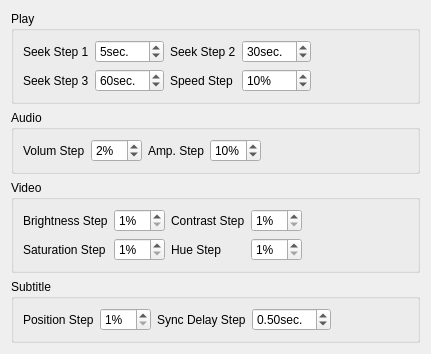
           <widget class="QWidget" name="widget_7">
            <attribute name="title">
             <string>Control Step</string>
            </attribute>
            <layout class="QVBoxLayout" name="verticalLayout_21">
             <item>
              <widget class="QGroupBox" name="groupBox_2">
               <property name="title">
                <string>Play</string>
               </property>
               <layout class="QGridLayout" name="gridLayout">
                <item row="0" column="0">
                 <widget class="QLabel" name="label_15">
                  <property name="text">
                   <string>Seek Step 1</string>
                  </property>
                  <property name="alignment">
                   <set>Qt::AlignLeading|Qt::AlignLeft|Qt::AlignVCenter</set>
                  </property>
                 </widget>
                </item>
                <item row="0" column="1">
                 <widget class="QSpinBox" name="seek1">
                  <property name="suffix">
                   <string>sec.</string>
                  </property>
                  <property name="minimum">
                   <number>1</number>
                  </property>
                  <property name="maximum">
                   <number>300</number>
                  </property>
                  <property name="value">
                   <number>5</number>
                  </property>
                 </widget>
                </item>
                <item row="0" column="2">
                 <widget class="QLabel" name="label_16">
                  <property name="text">
                   <string>Seek Step 2</string>
                  </property>
                  <property name="alignment">
                   <set>Qt::AlignLeading|Qt::AlignLeft|Qt::AlignVCenter</set>
                  </property>
                 </widget>
                </item>
                <item row="0" column="3">
                 <widget class="QSpinBox" name="seek2">
                  <property name="suffix">
                   <string>sec.</string>
                  </property>
                  <property name="minimum">
                   <number>1</number>
                  </property>
                  <property name="maximum">
                   <number>600</number>
                  </property>
                  <property name="value">
                   <number>30</number>
                  </property>
                 </widget>
                </item>
                <item row="0" column="4">
                 <spacer name="horizontalSpacer">
                  <property name="orientation">
                   <enum>Qt::Horizontal</enum>
                  </property>
                  <property name="sizeHint" stdset="0">
                   <size>
                    <width>0</width>
                    <height>0</height>
                   </size>
                  </property>
                 </spacer>
                </item>
                <item row="1" column="0">
                 <widget class="QLabel" name="label_17">
                  <property name="text">
                   <string>Seek Step 3</string>
                  </property>
                 </widget>
                </item>
                <item row="1" column="1">
                 <widget class="QSpinBox" name="seek3">
                  <property name="suffix">
                   <string>sec.</string>
                  </property>
                  <property name="minimum">
                   <number>1</number>
                  </property>
                  <property name="maximum">
                   <number>600</number>
                  </property>
                  <property name="value">
                   <number>60</number>
                  </property>
                 </widget>
                </item>
                <item row="1" column="2">
                 <widget class="QLabel" name="label_9">
                  <property name="text">
                   <string>Speed Step</string>
                  </property>
                 </widget>
                </item>
                <item row="1" column="3">
                 <widget class="QSpinBox" name="speed">
                  <property name="suffix">
                   <string>%</string>
                  </property>
                  <property name="minimum">
                   <number>1</number>
                  </property>
                  <property name="value">
                   <number>10</number>
                  </property>
                 </widget>
                </item>
                <item row="1" column="4">
                 <spacer name="horizontalSpacer_4">
                  <property name="orientation">
                   <enum>Qt::Horizontal</enum>
                  </property>
                  <property name="sizeHint" stdset="0">
                   <size>
                    <width>0</width>
                    <height>0</height>
                   </size>
                  </property>
                 </spacer>
                </item>
               </layout>
              </widget>
             </item>
             <item>
              <widget class="QGroupBox" name="groupBox_11">
               <property name="title">
                <string>Audio</string>
               </property>
               <layout class="QGridLayout" name="gridLayout_2">
                <item row="0" column="0">
                 <widget class="QLabel" name="label_18">
                  <property name="text">
                   <string>Volum Step</string>
                  </property>
                  <property name="alignment">
                   <set>Qt::AlignLeading|Qt::AlignLeft|Qt::AlignVCenter</set>
                  </property>
                 </widget>
                </item>
                <item row="0" column="1">
                 <widget class="QSpinBox" name="volume">
                  <property name="suffix">
                   <string>%</string>
                  </property>
                  <property name="minimum">
                   <number>1</number>
                  </property>
                  <property name="maximum">
                   <number>50</number>
                  </property>
                  <property name="value">
                   <number>2</number>
                  </property>
                 </widget>
                </item>
                <item row="0" column="2">
                 <widget class="QLabel" name="label_19">
                  <property name="text">
                   <string>Amp. Step</string>
                  </property>
                  <property name="alignment">
                   <set>Qt::AlignLeading|Qt::AlignLeft|Qt::AlignVCenter</set>
                  </property>
                 </widget>
                </item>
                <item row="0" column="3">
                 <widget class="QSpinBox" name="amp">
                  <property name="suffix">
                   <string>%</string>
                  </property>
                  <property name="minimum">
                   <number>1</number>
                  </property>
                  <property name="maximum">
                   <number>50</number>
                  </property>
                  <property name="value">
                   <number>10</number>
                  </property>
                 </widget>
                </item>
                <item row="0" column="4">
                 <spacer name="horizontalSpacer_2">
                  <property name="orientation">
                   <enum>Qt::Horizontal</enum>
                  </property>
                  <property name="sizeHint" stdset="0">
                   <size>
                    <width>0</width>
                    <height>0</height>
                   </size>
                  </property>
                 </spacer>
                </item>
               </layout>
              </widget>
             </item>
             <item>
              <widget class="QGroupBox" name="groupBox_13">
               <property name="title">
                <string>Video</string>
               </property>
               <layout class="QGridLayout" name="gridLayout_4">
                <item row="0" column="0">
                 <widget class="QLabel" name="label_12">
                  <property name="text">
                   <string>Brightness Step</string>
                  </property>
                 </widget>
                </item>
                <item row="0" column="1">
                 <widget class="QSpinBox" name="spinBox">
                  <property name="suffix">
                   <string>%</string>
                  </property>
                  <property name="minimum">
                   <number>1</number>
                  </property>
                  <property name="value">
                   <number>1</number>
                  </property>
                 </widget>
                </item>
                <item row="0" column="2">
                 <widget class="QLabel" name="label_14">
                  <property name="text">
                   <string>Contrast Step</string>
                  </property>
                 </widget>
                </item>
                <item row="0" column="3">
                 <widget class="QSpinBox" name="spinBox_3">
                  <property name="suffix">
                   <string>%</string>
                  </property>
                  <property name="minimum">
                   <number>1</number>
                  </property>
                  <property name="value">
                   <number>1</number>
                  </property>
                 </widget>
                </item>
                <item row="0" column="4">
                 <spacer name="horizontalSpacer_5">
                  <property name="orientation">
                   <enum>Qt::Horizontal</enum>
                  </property>
                  <property name="sizeHint" stdset="0">
                   <size>
                    <width>106</width>
                    <height>0</height>
                   </size>
                  </property>
                 </spacer>
                </item>
                <item row="1" column="0">
                 <widget class="QLabel" name="label_13">
                  <property name="text">
                   <string>Saturation Step</string>
                  </property>
                 </widget>
                </item>
                <item row="1" column="1">
                 <widget class="QSpinBox" name="spinBox_2">
                  <property name="suffix">
                   <string>%</string>
                  </property>
                  <property name="minimum">
                   <number>1</number>
                  </property>
                  <property name="value">
                   <number>1</number>
                  </property>
                 </widget>
                </item>
                <item row="1" column="2">
                 <widget class="QLabel" name="label_20">
                  <property name="text">
                   <string>Hue Step</string>
                  </property>
                 </widget>
                </item>
                <item row="1" column="3">
                 <widget class="QSpinBox" name="spinBox_4">
                  <property name="suffix">
                   <string>%</string>
                  </property>
                  <property name="minimum">
                   <number>1</number>
                  </property>
                  <property name="value">
                   <number>1</number>
                  </property>
                 </widget>
                </item>
                <item row="1" column="4">
                 <spacer name="horizontalSpacer_6">
                  <property name="orientation">
                   <enum>Qt::Horizontal</enum>
                  </property>
                  <property name="sizeHint" stdset="0">
                   <size>
                    <width>106</width>
                    <height>0</height>
                   </size>
                  </property>
                 </spacer>
                </item>
               </layout>
              </widget>
             </item>
             <item>
              <widget class="QGroupBox" name="groupBox_12">
               <property name="title">
                <string>Subtitle</string>
               </property>
               <layout class="QGridLayout" name="gridLayout_3">
                <item row="0" column="0">
                 <widget class="QLabel" name="label_10">
                  <property name="text">
                   <string>Position Step</string>
                  </property>
                 </widget>
                </item>
                <item row="0" column="1">
                 <widget class="QSpinBox" name="subPos">
                  <property name="suffix">
                   <string>%</string>
                  </property>
                  <property name="minimum">
                   <number>1</number>
                  </property>
                  <property name="value">
                   <number>1</number>
                  </property>
                 </widget>
                </item>
                <item row="0" column="2">
                 <widget class="QLabel" name="label_11">
                  <property name="text">
                   <string>Sync Delay Step</string>
                  </property>
                 </widget>
                </item>
                <item row="0" column="4">
                 <spacer name="horizontalSpacer_3">
                  <property name="orientation">
                   <enum>Qt::Horizontal</enum>
                  </property>
                  <property name="sizeHint" stdset="0">
                   <size>
                    <width>0</width>
                    <height>0</height>
                   </size>
                  </property>
                 </spacer>
                </item>
                <item row="0" column="3">
                 <widget class="QDoubleSpinBox" name="sync">
                  <property name="suffix">
                   <string>sec.</string>
                  </property>
                  <property name="minimum">
                   <double>0.010000000000000</double>
                  </property>
                  <property name="singleStep">
                   <double>0.100000000000000</double>
                  </property>
                  <property name="value">
                   <double>0.500000000000000</double>
                  </property>
                 </widget>
                </item>
               </layout>
              </widget>
             </item>
             <item>
              <spacer name="spacer_7">
               <property name="orientation">
                <enum>Qt::Vertical</enum>
               </property>
               <property name="sizeHint" stdset="0">
                <size>
                 <width>0</width>
                 <height>0</height>
                </size>
               </property>
              </spacer>
             </item>
            </layout>
           </widget>
